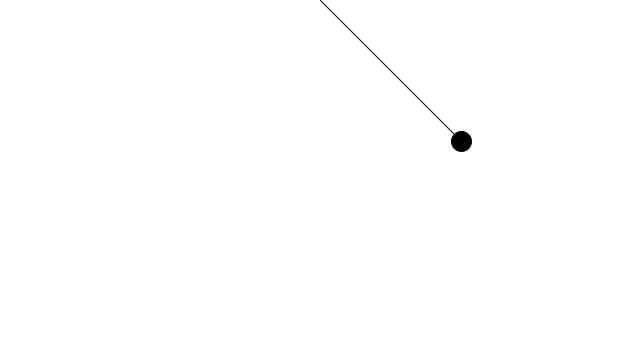
Frame 1 (no input)
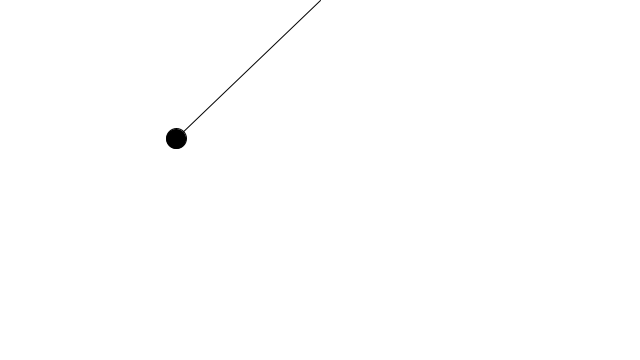
Frame 60 (the mouse pressed at the canvas centre just before this capture)
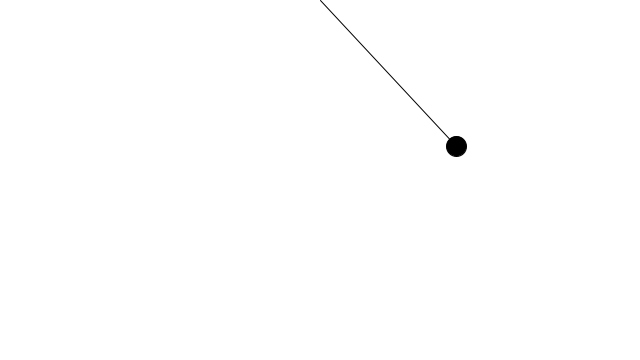
Frame 120 (the mouse held since frame 60 and released just before this capture)

The Processing sketch that drew these frames (run headless with seeded random() and noise(); from frame 60 on, the mouse is pressed at the canvas centre):

// Processing sketch: Pendulum
// ── Pendulum.pde
float l = 200;
Bob bob = new Bob(l);
float angle;
void setup()
{
  size(640,360);
  bob.initializePos(PI/4);
}
void draw()
{
  background(255); //<>//
  PVector gravity = new PVector(0,1);
  
  /*PVector tension = PVector.sub(bob.joint,bob.pos);
  tension.normalize();
  PVector force = new PVector(0,0);
  force.x = tension.y;
  force.y = tension.x;
  tension.mult(bob.mass*gravity.mag()*cos(bob.theta));
  force.mult(gravity.mag()*sin(bob.theta));
  bob.applyForce(force);*/
  bob.move();
  
  bob.display();
}

// ── Bob.pde
class Bob
{
  float theta = 0;
  float mass = 20.0;
  float l;
  
  Bob(float templ)
  {
    l = templ;
  }
  
  PVector joint = new PVector(320,0);  
  PVector pos = new PVector(320,180);
  /*PVector velocity = new PVector(1,0);
  PVector acceleration = new PVector(0,0);*/
  float angularVel = 0;
  float angularAcc = 0;
  float gravity = 0.5;
  
  void initializePos(float initTheta)
  {
    theta = initTheta;
    pos.x = joint.x + l*sin(theta);
    pos.y = joint.y + l*cos(theta);
  }
  
  void display()
  {
    fill(0); //<>//
    ellipse(pos.x,pos.y,20.0,20);
    line(pos.x,pos.y,joint.x,joint.y);
  }
  
  void move()
  {
    /*pos.add(velocity); //<>//
    velocity.add(acceleration);
    acceleration.mult(0);*/
    theta += angularVel;
    angularVel += angularAcc;
    angularAcc = -(gravity/l)*sin(theta);
    /*if(pos.x<joint.x)
    angularAcc = (gravity/l)*sin(theta);
    if(pos.x>joint.x)
    angularAcc = -(gravity/l)*sin(theta);*/
    
    pos.x = joint.x + l*sin(theta);
    pos.y = joint.y + l*cos(theta);
    
    //theta = (float)Math.atan((double)((joint.x-pos.x)/(pos.y)));
  }

  /*void applyForce(PVector force)
  {
    PVector f = PVector.div(force,mass); //<>//
    acceleration.add(f);
  }*/
  
  /*void revolve()
  {
    pos.x = l * (float)cos(theta)+width/2;
    pos.y = l * (float)sin(theta)+height/2;
    theta+=0.1;
  }*/
}
